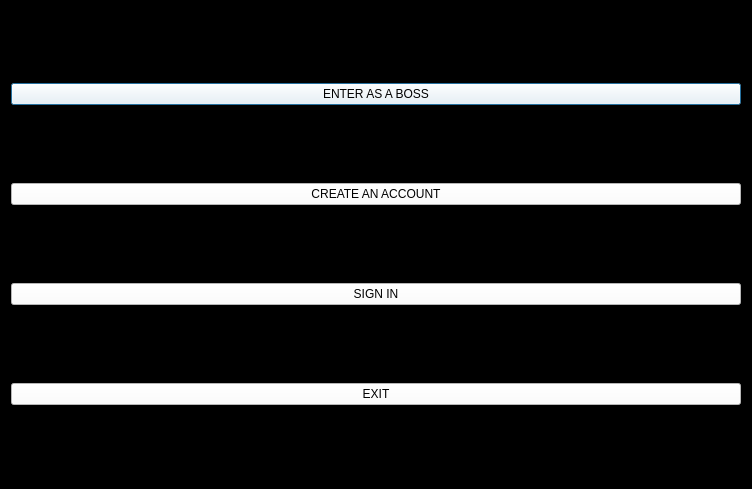
<?xml version="1.0" encoding="UTF-8"?>
<ui version="4.0">
 <class>second_page</class>
 <widget class="QDialog" name="second_page">
  <property name="geometry">
   <rect>
    <x>0</x>
    <y>0</y>
    <width>752</width>
    <height>489</height>
   </rect>
  </property>
  <property name="windowTitle">
   <string>Dialog</string>
  </property>
  <property name="styleSheet">
   <string notr="true">background-color: rgb(0, 0, 0);</string>
  </property>
  <layout class="QVBoxLayout" name="verticalLayout_2">
   <item>
    <widget class="QPushButton" name="pushButton">
     <property name="styleSheet">
      <string notr="true">font: 16pt &quot;Pristina&quot;;
color: rgb(0, 0, 0);
background-color: rgb(255, 255, 255);
</string>
     </property>
     <property name="text">
      <string>ENTER AS A BOSS</string>
     </property>
    </widget>
   </item>
   <item>
    <widget class="QPushButton" name="pushButton_2">
     <property name="styleSheet">
      <string notr="true">font: 16pt &quot;Pristina&quot;;
color: rgb(0, 0, 0);
background-color: rgb(255, 255, 255);
</string>
     </property>
     <property name="text">
      <string>CREATE AN ACCOUNT</string>
     </property>
    </widget>
   </item>
   <item>
    <widget class="QPushButton" name="pushButton_3">
     <property name="styleSheet">
      <string notr="true">font: 16pt &quot;Pristina&quot;;
color: rgb(0, 0, 0);
background-color: rgb(255, 255, 255);

</string>
     </property>
     <property name="text">
      <string>SIGN IN</string>
     </property>
    </widget>
   </item>
   <item>
    <widget class="QPushButton" name="pushButton_4">
     <property name="styleSheet">
      <string notr="true">font: 16pt &quot;Pristina&quot;;
color: rgb(0, 0, 0);
background-color: rgb(255, 255, 255);
</string>
     </property>
     <property name="text">
      <string>EXIT</string>
     </property>
    </widget>
   </item>
  </layout>
 </widget>
 <resources/>
 <connections/>
</ui>
